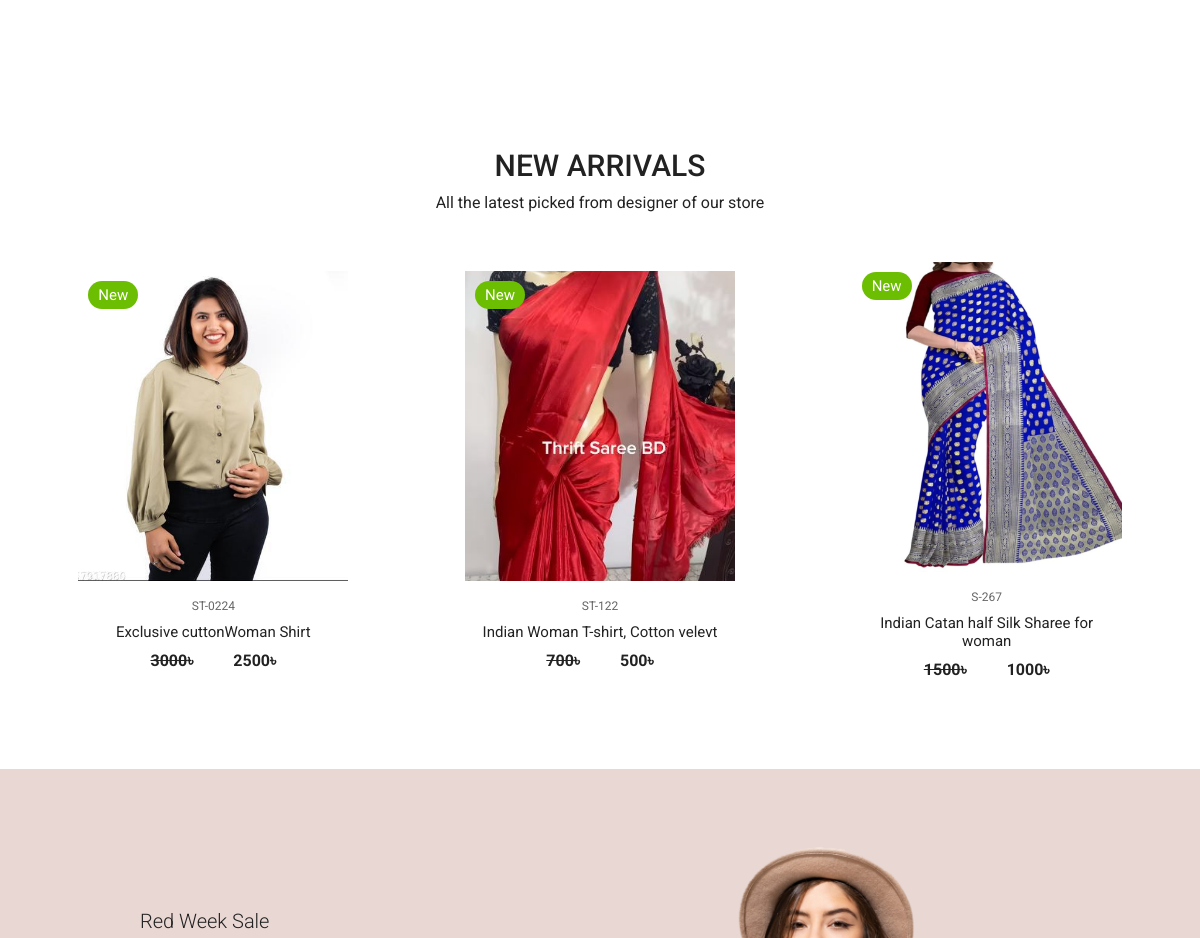
/ (middle part), run on an earlier commit of the app's database.
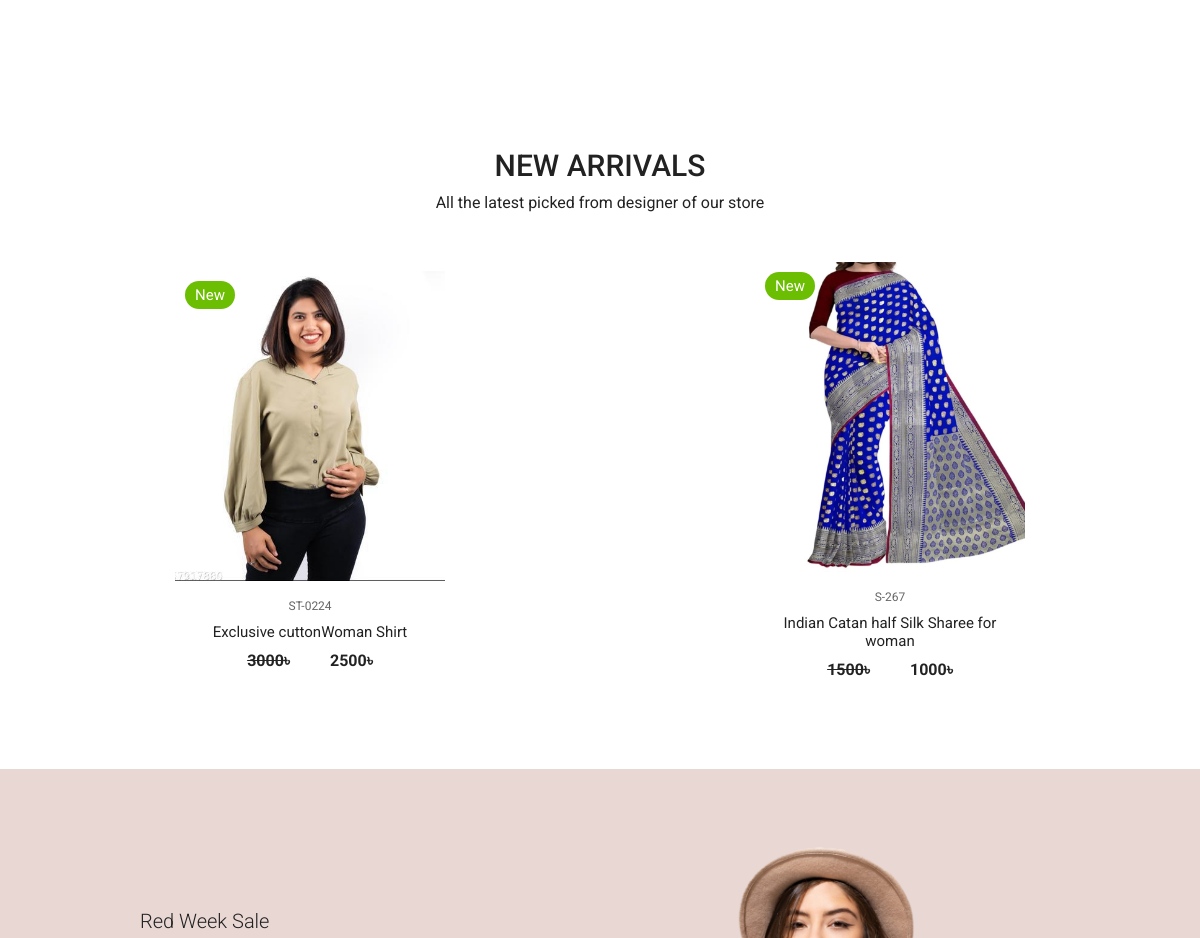
And on a later commit of the database.
### shopApp/models.py (models this page shows, shortened)
class Product(models.Model):
    product_name         = models.CharField(max_length=260)
    product_code         = models.CharField(max_length=20)
    product_quintity     = models.IntegerField(default=0)
    product_category     = models.ForeignKey(Category, on_delete=models.CASCADE, related_name='category')
    roduct_title         = models.CharField(max_length=260)
    image                = models.ImageField(upload_to='products')
    product_color_image  = models.ManyToManyField(ColorImage, blank=True, null=True, related_name="colorImg")
    color_name           = models.CharField(max_length=160)
    availableSize        = models.CharField(max_length=60)
    slug                 = models.SlugField(unique=True, null=True, blank=True)
    details              = models.TextField()
    main_price           = models.IntegerField()
    is_newarival         = models.BooleanField(default=False)
    is_featured          = models.BooleanField(default=False)
    is_discount          = models.BooleanField(default=False)
    dic_price            = models.IntegerField(default=0, blank=True, null=True)
    cerated_at           = models.DateTimeField(auto_now_add=True)
    updated_at           = models.DateTimeField(auto_now=True)

### homeApp/views.py (the view)
# urls.py: path('', views.index, name='home'),
def index(request):
    newProduct = Product.objects.filter(is_newarival=True)
    featuredProduct = Product.objects.filter(is_featured=True)
    firstBanner = Banner1.objects.all()
    secondBanner = Banner2.objects.get(id=1)
    searResultTitle = None
    productName = None
    productCode = None
    if request.method == 'GET':
        searValue = request.GET.get('search')
    if searValue:
        searResultTitle = Product.objects.filter(roduct_title__icontains=searValue)
        productName = Product.objects.filter(product_name__icontains=searValue)
        productCode = Product.objects.filter(product_code__icontains=searValue)
    context = {
        'searResultTitle':searResultTitle,
        'productName':productName,
        'productCode':productCode,
        'newProduct':newProduct,
        'featuredProduct':featuredProduct,
        'firstBanner':firstBanner,
        'secondBanner':secondBanner
    }
    return render(request, 'homeApp/home.html', context)

### template/homeApp/home.html (shortened to what this page needs)
{% extends "base.html" %}
{% load static %}
{% block body %}
{% if searResultTitle %}
<section class="section new-arrival">
  <div class="product-center">
    {% for i in searResultTitle %}
        <div class="product-item">
          <div class="overlay">
            <a href="{% url 'shopApp:productDetails' slug=i.slug %}" class="product-thumb">
              <img src="/media/{{i.image}}" alt="" />
            </a>
            {% if i.is_newarival %}
            <span class="discount">New</span>
            {% endif %}
          </div>
          <div class="product-info">
            <span>{{i.product_code}}</span>
            <a href="{% url 'shopApp:productDetails' slug=i.slug %}">{{i.roduct_title}}</a>
            {% if i.dic_price == 0 %}
            <h4 class="mr-4">{{i.main_price}}&#2547;</h4>
            {% else %}
            <div class="" style="display: flex; justify-content:center; gap:4rem;">
              <h4 class="mr-4"> <del>{{i.main_price}}</del>&#2547;</h4>
              <h4>{{i.dic_price}}&#2547;</h4>
            </div>
            {% endif %}
          </div>
          <ul class="icons">
            <li><a href="{% url 'shopApp:addWishList' slug=i.slug %}"><i class="bx bx-heart"></i></a></li>
          </ul>
        </div>
      {% endfor %}
  </div>
</section>
{% else %}
<section class="section category">
  </section>
  <section class="section new-arrival">
    <div class="title">
      <h1>NEW ARRIVALS</h1>
      <p>All the latest picked from designer of our store</p>
    </div>
    <div class="product-center">
      {% for i in newProduct %}
      <div class="product-item">
        <div class="overlay">
          <a href="{% url 'shopApp:productDetails' slug=i.slug %}" class="product-thumb">
            <img src="/media/{{i.image}}" alt="" />
          </a>
          <span class="discount">New</span>
        </div>
        <div class="product-info">
          <span>{{i.product_code}}</span>
          <a href="{% url 'shopApp:productDetails' slug=i.slug %}">{{i.roduct_title}}</a>
          {% if i.dic_price == 0 %}
          <h4 class="mr-4">{{i.main_price}}&#2547;</h4>
          {% else %}
          <div class="" style="display: flex; justify-content:center; gap:4rem;">
            <h4 class="mr-4"> <del>{{i.main_price}}</del>&#2547;</h4>
            <h4>{{i.dic_price}}&#2547;</h4>
          </div>
          {% endif %}
        </div>
        <ul class="icons">
        </ul>
      </div>
      {% endfor %}
    </div>
  </section>
  <section class="section banner">
    <div class="left">
      <span class="trend">{{secondBanner.offer_name}}</span>
    </div>
    <div class="right">
      <img src="/media/{{secondBanner.banner_image}}" alt>
    </div>
  </section>
  {% endif %}
{% endblock%}

What changed in the data, as far as the page shows it:
removed Product: image (picture), product_code "ST-122", roduct_title "Indian Woman T-shirt, Cotton velevt", main_price "700", dic_price "500"
